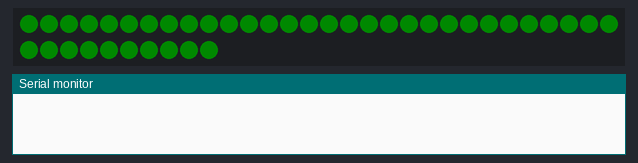
A sketch run on a simulated ESP8266 (NodeMCU). Parts: 40 RGB LEDs in strip order, left to right, continuing on the next row, the last lines printed to the serial monitor. Dim RGB values are drawn brighter than linear; WiFi joins after 1.5 s; servers stay silent unless stated; the strip is taken to match the declared colour order.

Above: at 0.1 s.
At 3.37 s:
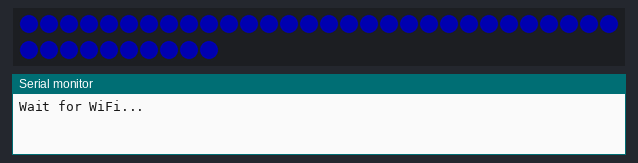

The sketch:

Code_ESP_Lamps.ino
```cpp
/* UDP connection with Processing Sketch (running on laptop / raspberry PI). IP adress should be known of the PI */

#include <ESP8266WiFi.h>
#include <Adafruit_NeoPixel.h>
#include <WiFiUdp.h>

const char* ssid     = "SSID";
const char* password = "PASS";
unsigned int localUdpPort = 8266;
char udpInPacket[480];
int lamp = 2;  // 0 = walllight; 1 = standing light; 2 = ceiling light

String replyPacket[3] = {"WallLight Heartbeat!", "StandingLight Heartbeat!", "CeilingLight Heartbeat!"};      // not using at the moment
String hostName[] = {"ESP_Wall", "ESP_Stand", "ESP_Ceiling"};
WiFiUDP Udp;              // UDP client

#define NeoPixelPIN 14
int nrLEDS[] = {60, 40, 40};
Adafruit_NeoPixel strip = Adafruit_NeoPixel(nrLEDS[lamp], NeoPixelPIN, NEO_RGBW + NEO_KHZ800);
 //
int brightness = 0;   // 0 - 100%
long last_message = 0;

void WIFI_Connect() {
  // We start by connecting to a WiFi network
  // set light on red as status
  for (uint16_t i = 0; i < strip.numPixels(); i++) {
    strip.setPixelColor(i, strip.Color(0, 10, 0, 0));
  }
  strip.show();

  WiFi.disconnect();
  delay(200);
  WiFi.begin(ssid, password);

  WiFi.hostname(hostName[lamp]);

  Serial.println();
  Serial.println();
  Serial.print("Wait for WiFi... ");

  while (WiFi.status() != WL_CONNECTED) {
    //Serial.print(".");
    delay(500);
  }

  last_message = millis();

  delay(500);
}

void setup() {
  Serial.begin(115200);

  strip.begin();
  strip.show(); // Initialize all pixels to 'off'

  delay(10);

  WiFi.mode(WIFI_STA);

  WIFI_Connect();

  Udp.begin(localUdpPort);


}


void loop() {

  if (WiFi.status() != WL_CONNECTED)
  {
    WIFI_Connect();
  }

  checkUDP();

  if (millis() - last_message > 1500) {                            // if we did not get a message in the last 1,5 seconds, we fading blink blue
    float timert = map((float)(millis() % 6000), 0, 6000, 0, 510); //timer for 4 second fade
    int bright = (int)timert;
    if (bright > 255) bright = 510 - bright;
    bright = bright * bright / 255;
    for (uint16_t i = 0; i < strip.numPixels(); i++) {
      strip.setPixelColor(i, strip.Color(0, 0 , (int)bright / 4, 0));
    }
    strip.show();

    if (millis() - last_message > 60000) {
      WIFI_Connect();
      Udp.begin(localUdpPort);
    }

  }


}

void checkUDP() {
  int packetSize = Udp.parsePacket();

  if (packetSize)       // if we receive instructions, just bluntly set the colours as instructed
  {
    //Serial.printf("Received %d bytes from %s, port %d\n", packetSize, Udp.remoteIP().toString().c_str(), Udp.remotePort());
    int len = Udp.read(udpInPacket, sizeof(udpInPacket));
    //Serial.print("/");

    // Set color command
    if (udpInPacket[0] == 0x01)
    {
      last_message = millis();
      // [1] reply required (1 = yes, 0 = no) --> not using at the moment
      // [2] mode (0 = idle/selectable, 1 = no motion, 2 = menu)
      // [3] menu (depends on the lights)
      // [4] brightness (0-100)
      // [5] target 1 position (in degrees) (at the time of sending)
      // [6] if target selected, give number (99 is none)

      for (int i = 0; i < nrLEDS[lamp]; i++)
      {
        strip.setPixelColor(i, strip.Color((int)udpInPacket[2 + i * 4 + 1], (int)udpInPacket[2 + i * 4 + 0], (int)udpInPacket[2 + i * 4 + 2], (int)udpInPacket[2 + i * 4 + 3]));    // set the LED's to their instructed colours
      }
      strip.show();
    }
  }

}
```

Measured:
- what the display in image 0 shows lasts 3.2 s, from 0.0 s to 3.2 s
